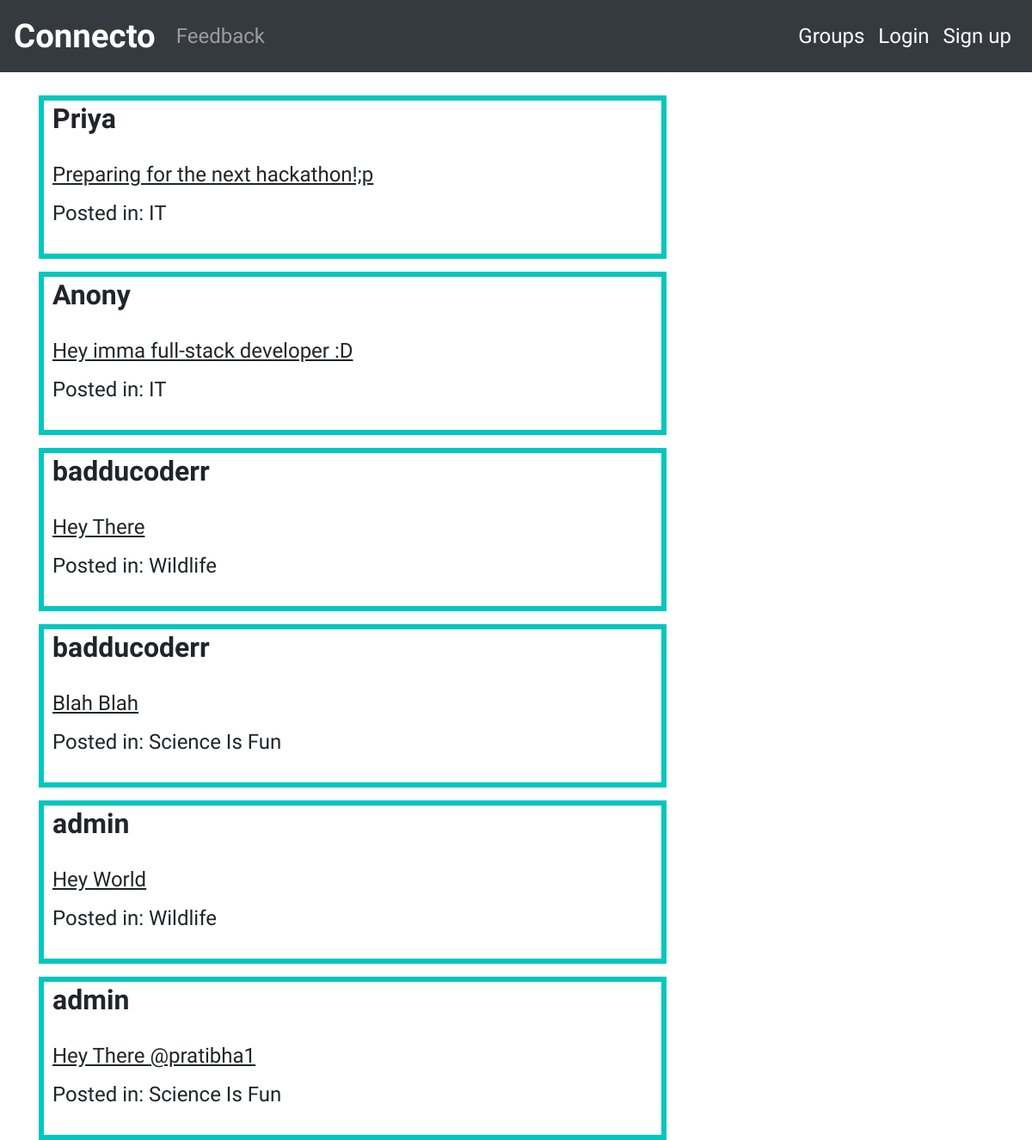
The app's page /posts/, older data.
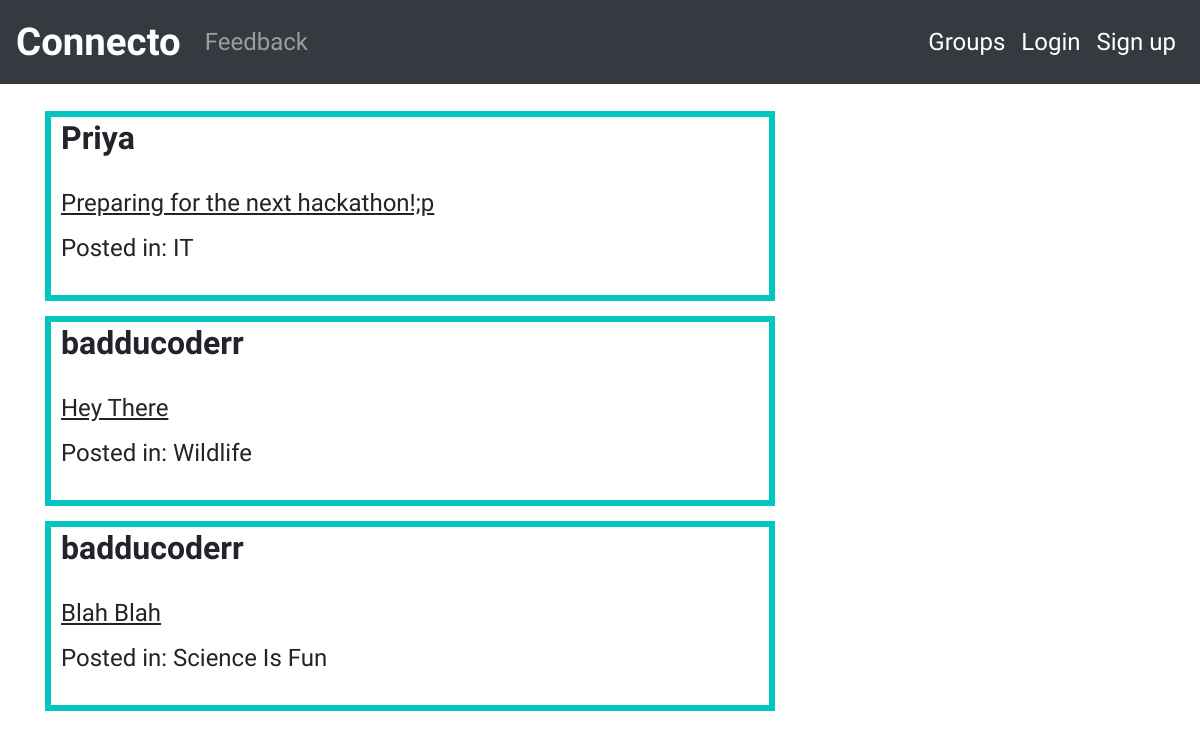
The same page, newer data.
### posts/models.py (models this page shows, shortened)
class Post(models.Model):
    user=models.ForeignKey(User,related_name='posts',on_delete=models.CASCADE)
    message=models.TextField()
    message_html=models.TextField(editable=False)
    created_at=models.DateTimeField(auto_now=True)
    group=models.ForeignKey(Group,related_name='posts',null=True,blank=True,on_delete=models.CASCADE)
    class Meta:
        ordering =['-created_at']
        unique_together=['user','message']

### groups/models.py (models this page shows, shortened)
class Group(models.Model):
    name=models.CharField(max_length=250,unique=True)
    slug=models.SlugField(allow_unicode=True,unique=True)
    description=models.TextField(blank=True,default='')
    description_html=models.TextField(editable=False,default='',blank=True)
    members=models.ManyToManyField(User,through="Groupmember")
    class Meta:
        ordering =['name']

### posts/views.py (the view)
# urls.py: path('',PostList.as_view(),name='all'),
class PostList(SelectRelatedMixin,ListView):
    model=Post
    """used to effectively extract values of Foreign Key fields"""
    select_related=('user','group')
    def get_queryset(self):
        queryset = Post.objects.all()
        return queryset

### posts/templates/posts/post_list.html
{% extends "posts/post_base.html" %}
{% block post_content %}
<div class="col-md-8">
	{% for post in post_list %}
  {% include "posts/_post.html" %}
	{% endfor %}
</div>
{% endblock %}

### posts/templates/posts/_post.html (shortened to what this page needs)
<div class="post-media">
    <h2><b>{{post.user.username}}</b></h2>
    <br>
        <div class="media-body">
            <h4> <U>{{post.message_html|safe}}</U></h4>
                {% if post.group %}
                    <h4>  Posted in: {{post.group.name}}</h4>
                    <br>
                {% endif %}
        </div>
    </div>

Row changes from the older to the newer data that the page shows:
removed Post: user.username "Anony", message_html "Hey imma full-stack developer :D", group.name "IT"
removed Post: user.username "admin", message_html "Hey World", group.name "Wildlife"
removed Post: user.username "admin", message_html "Hey There @pratibha1", group.name "Science Is Fun"
